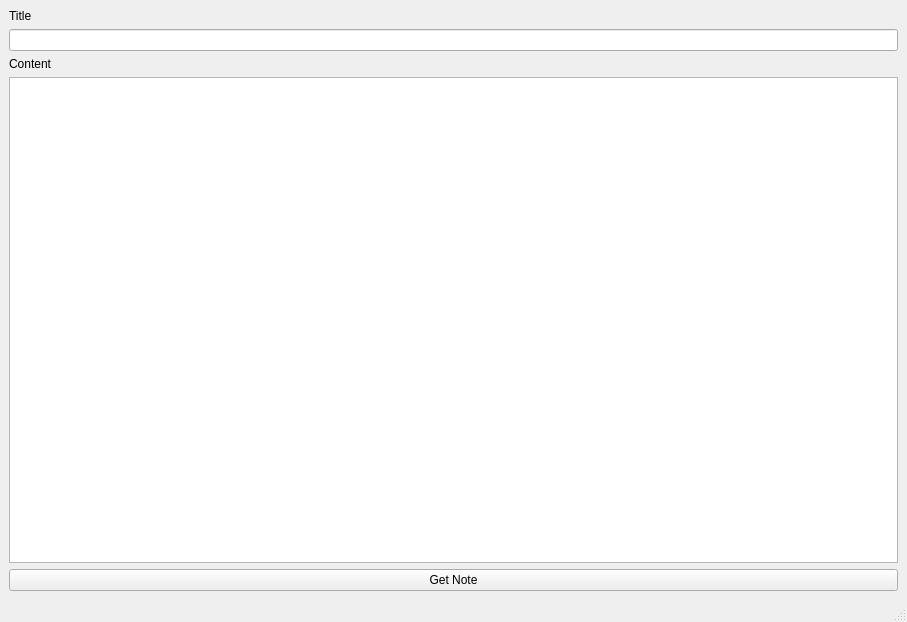
<?xml version="1.0" encoding="UTF-8"?>
<ui version="4.0">
 <class>NoteWindow</class>
 <widget class="QMainWindow" name="NoteWindow">
  <property name="geometry">
   <rect>
    <x>0</x>
    <y>0</y>
    <width>907</width>
    <height>622</height>
   </rect>
  </property>
  <property name="windowTitle">
   <string>Notes</string>
  </property>
  <widget class="QWidget" name="centralwidget">
   <layout class="QVBoxLayout" name="verticalLayout">
    <item>
     <widget class="QLabel" name="label">
      <property name="text">
       <string>Title</string>
      </property>
     </widget>
    </item>
    <item>
     <widget class="QLineEdit" name="lineEdit"/>
    </item>
    <item>
     <widget class="QLabel" name="label_2">
      <property name="text">
       <string>Content</string>
      </property>
     </widget>
    </item>
    <item>
     <widget class="QTextEdit" name="textEdit"/>
    </item>
    <item>
     <widget class="QPushButton" name="pushButton">
      <property name="text">
       <string>Get Note</string>
      </property>
     </widget>
    </item>
   </layout>
  </widget>
  <widget class="QMenuBar" name="menubar">
   <property name="geometry">
    <rect>
     <x>0</x>
     <y>0</y>
     <width>907</width>
     <height>21</height>
    </rect>
   </property>
  </widget>
  <widget class="QStatusBar" name="statusbar"/>
 </widget>
 <resources/>
 <connections/>
</ui>
